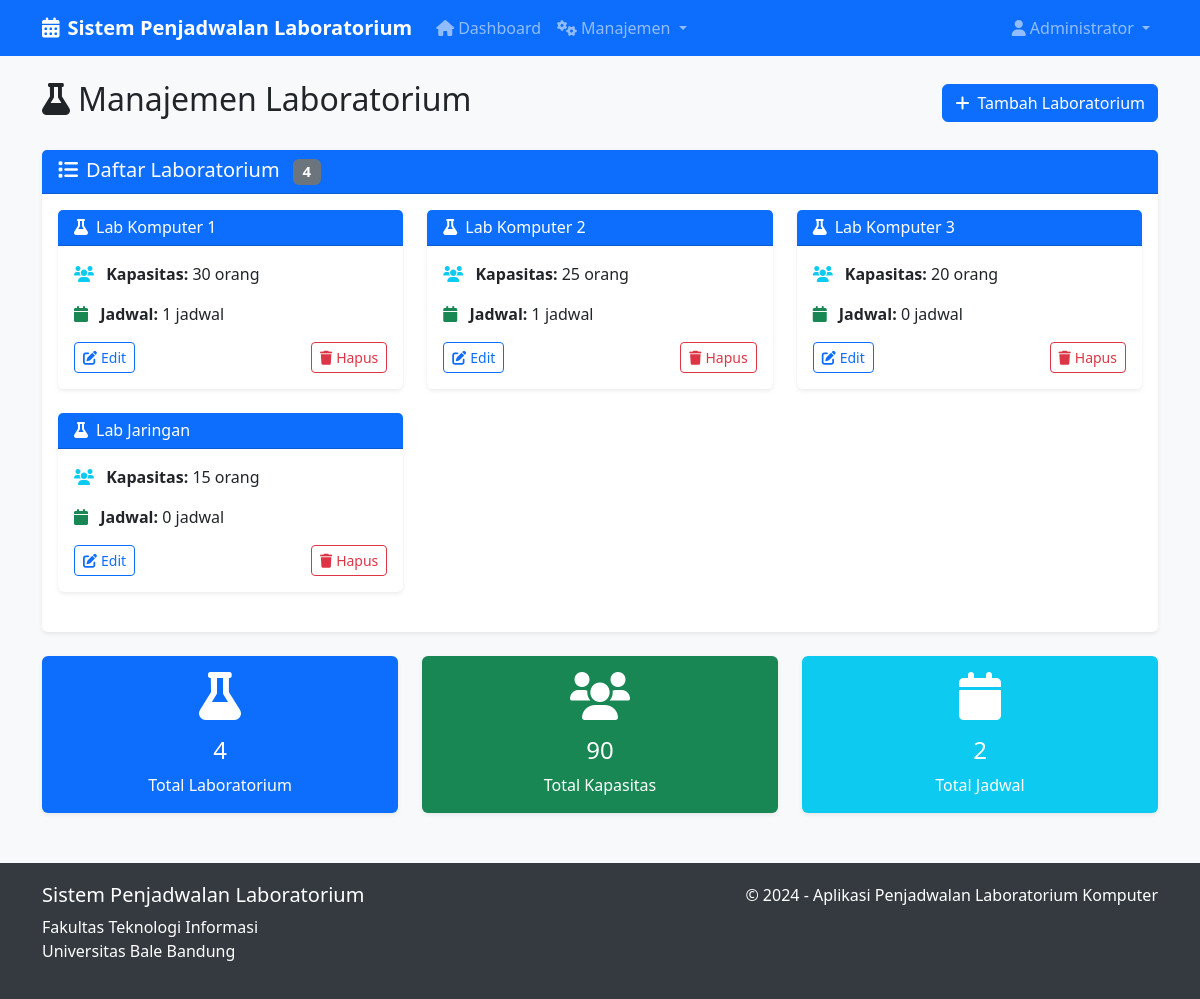
Screenshot of /labs (signed in) with the database file from the repository.
### app.py (models this page shows)
class User(db.Model):
    id = db.Column(db.Integer, primary_key=True)
    username = db.Column(db.String(80), unique=True, nullable=False)
    password = db.Column(db.String(120), nullable=False)
    role = db.Column(db.String(20), nullable=False)  # admin, staff, lecturer
    full_name = db.Column(db.String(100), nullable=False)
    schedules = db.relationship('Schedule', backref='lecturer', lazy=True)

class Lab(db.Model):
    id = db.Column(db.Integer, primary_key=True)
    lab_name = db.Column(db.String(50), nullable=False)
    capacity = db.Column(db.Integer, nullable=False)
    schedules = db.relationship('Schedule', backref='laboratory', lazy=True)

### app.py (the view)
@app.route('/labs')
@role_required('admin', 'staff')
def labs():
    labs = Lab.query.all()
    return render_template('labs.html', labs=labs)

### app.py (called while the page is built)
def role_required(*roles):
    def decorator(f):
        from functools import wraps
        @wraps(f)
        def decorated_function(*args, **kwargs):
            if 'user_id' not in session:
                flash('Silakan login terlebih dahulu', 'danger')
                return redirect(url_for('login'))
            user = User.query.get(session['user_id'])
            if user.role not in roles:
                flash('Anda tidak memiliki akses ke halaman ini', 'danger')
                return redirect(url_for('dashboard'))
            return f(*args, **kwargs)
        return decorated_function
    return decorator

### templates/labs.html (shortened to what this page needs)
{% extends "base.html" %}
{% block content %}
<div class="row">
    <div class="col-12">
        <div class="d-flex justify-content-between align-items-center mb-4">
            <h2><i class="fas fa-flask me-2"></i>Manajemen Laboratorium</h2>
            <a href="{{ url_for('add_lab') }}" class="btn btn-primary">
                <i class="fas fa-plus me-2"></i>Tambah Laboratorium
            </a>
        </div>
    </div>
</div>
<div class="row">
    <div class="col-12">
        <div class="card">
            <div class="card-header">
                <h5 class="mb-0">
                    <i class="fas fa-list me-2"></i>Daftar Laboratorium
                    <span class="badge bg-secondary ms-2">{{ labs|length }}</span>
                </h5>
            </div>
            <div class="card-body">
                {% if labs %}
                    <div class="row">
                        {% for lab in labs %}
                        <div class="col-md-6 col-lg-4 mb-4">
                            <div class="card h-100">
                                <div class="card-header bg-primary text-white">
                                    <h6 class="mb-0">
                                        <i class="fas fa-flask me-2"></i>{{ lab.lab_name }}
                                    </h6>
                                </div>
                                <div class="card-body">
                                    <div class="mb-3">
                                        <i class="fas fa-users me-2 text-info"></i>
                                        <strong>Kapasitas:</strong> {{ lab.capacity }} orang
                                    </div>
                                    <div class="mb-3">
                                        {% set schedule_count = lab.schedules|length %}
                                        <i class="fas fa-calendar me-2 text-success"></i>
                                        <strong>Jadwal:</strong> {{ schedule_count }} jadwal
                                    </div>
                                    <div class="d-flex justify-content-between">
                                        <a href="{{ url_for('edit_lab', id=lab.id) }}" class="btn btn-sm btn-outline-primary">
                                            <i class="fas fa-edit me-1"></i>Edit
                                        </a>
                                        <a href="{{ url_for('delete_lab', id=lab.id) }}"
                                           class="btn btn-sm btn-outline-danger"
                                           onclick="return confirm('Apakah Anda yakin ingin menghapus laboratorium {{ lab.lab_name }}?')">
                                            <i class="fas fa-trash me-1"></i>Hapus
                                        </a>
                                    </div>
                                </div>
                            </div>
                        </div>
                        {% endfor %}
                    </div>
                {% endif %}
            </div>
        </div>
    </div>
</div>
{% if labs %}
<div class="row mt-4">
    <div class="col-md-4">
        <div class="card bg-primary text-white">
            <div class="card-body text-center">
                <i class="fas fa-flask fa-3x mb-3"></i>
                <h4>{{ labs|length }}</h4>
                <p class="mb-0">Total Laboratorium</p>
            </div>
        </div>
    </div>
    <div class="col-md-4">
        <div class="card bg-success text-white">
            <div class="card-body text-center">
                <i class="fas fa-users fa-3x mb-3"></i>
                <h4>{{ labs|sum(attribute='capacity') }}</h4>
                <p class="mb-0">Total Kapasitas</p>
            </div>
        </div>
    </div>
    <div class="col-md-4">
        <div class="card bg-info text-white">
            <div class="card-body text-center">
                <i class="fas fa-calendar fa-3x mb-3"></i>
                <h4>{{ labs|map(attribute='schedules')|map('length')|sum }}</h4>
                <p class="mb-0">Total Jadwal</p>
            </div>
        </div>
    </div>
</div>
{% endif %}
{% endblock %}

### templates/base.html (shortened to what this page needs)
<!DOCTYPE html>
<html lang="id">
<head>
    <link href="https://cdn.jsdelivr.net/npm/bootstrap@5.3.0/dist/css/bootstrap.min.css" rel="stylesheet">
    <link href="https://cdnjs.cloudflare.com/ajax/libs/font-awesome/6.0.0/css/all.min.css" rel="stylesheet">
</head>
<body>
    <nav class="navbar navbar-expand-lg navbar-dark bg-primary">
        <div class="container">
            <a class="navbar-brand" href="{{ url_for('dashboard') }}">
                <i class="fas fa-calendar-alt me-2"></i>Sistem Penjadwalan Laboratorium
            </a>
            {% if session.user_id %}
            <div class="collapse navbar-collapse" id="navbarNav">
                <ul class="navbar-nav me-auto">
                    <li class="nav-item">
                        <a class="nav-link" href="{{ url_for('dashboard') }}">
                            <i class="fas fa-home me-1"></i>Dashboard
                        </a>
                    </li>
                    {% if session.role in ['admin', 'staff'] %}
                    <li class="nav-item dropdown">
                        <a class="nav-link dropdown-toggle" href="#" role="button" data-bs-toggle="dropdown">
                            <i class="fas fa-cogs me-1"></i>Manajemen
                        </a>
                    </li>
                    {% endif %}
                </ul>
                <ul class="navbar-nav">
                    <li class="nav-item dropdown">
                        <a class="nav-link dropdown-toggle" href="#" role="button" data-bs-toggle="dropdown">
                            <i class="fas fa-user me-1"></i>{{ session.full_name }}
                        </a>
                    </li>
                </ul>
            </div>
            {% endif %}
        </div>
    </nav>
    <div class="container mt-4">
        {% block content %}{% endblock %}
    </div>
    <footer class="footer">
        <div class="container">
            <div class="row">
                <div class="col-md-6">
                    <h5>Sistem Penjadwalan Laboratorium</h5>
                    <p>Fakultas Teknologi Informasi<br>Universitas Bale Bandung</p>
                </div>
                <div class="col-md-6 text-md-end">
                    <p>&copy; 2024 - Aplikasi Penjadwalan Laboratorium Komputer</p>
                </div>
            </div>
        </div>
    </footer>
</body>
</html>

### templates/base.html (style rules this page uses)
body { background-color: #f8f9fa; }
.navbar-brand { font-weight: bold; }
.card { box-shadow: 0 0.125rem 0.25rem rgba(0, 0, 0, 0.075); border: none; }
.card-header { background-color: #0d6efd; color: white; font-weight: 600; }
.btn-primary { background-color: #0d6efd; border-color: #0d6efd; }
.footer { background-color: #343a40; color: white; padding: 20px 0; margin-top: 50px; }

### rows the page displays
User: full_name "Administrator"
Lab: lab_name "Lab Komputer 1", capacity "30", id "1"
Lab: lab_name "Lab Komputer 2", capacity "25", schedule_count "1"
Lab: lab_name "Lab Komputer 3", capacity "20", schedule_count "0"
Lab: lab_name "Lab Jaringan", capacity "15", schedule_count "0"

### other values shown
{{ labs|length }} "4"
{{ labs|sum(attribute='capacity') }} "90"
{{ labs|map(attribute='schedules')|map('length')|sum }} "2"
